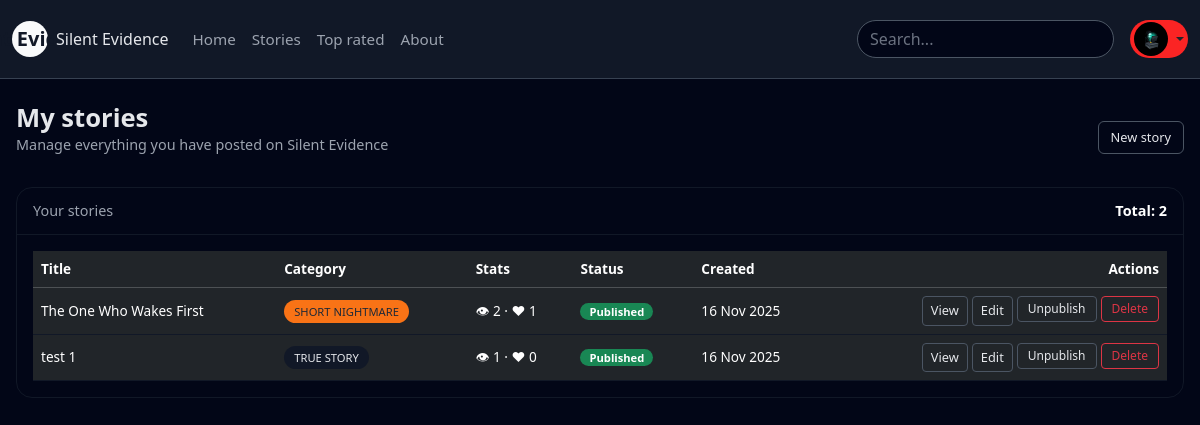
The page /my_stories.php (signed in) on the database its author committed.
### tables this page shows
CREATE TABLE `stories` (
  `id` int(10) UNSIGNED NOT NULL,
  `user_id` int(10) UNSIGNED NOT NULL,
  `title` varchar(200) NOT NULL,
  `slug` varchar(220) NOT NULL,
  `category` enum('true','paranormal','urban','short','haunted','ghosts','missing','crime','sleep','forest','night','calls','creatures','abandoned','psychological') NOT NULL DEFAULT 'true',
  `content` longtext NOT NULL,
  `image_path` varchar(255) DEFAULT NULL,
  `is_published` tinyint(1) NOT NULL DEFAULT 1,
  `is_featured` tinyint(1) NOT NULL DEFAULT 0,
  `views` int(10) UNSIGNED NOT NULL DEFAULT 0,
  `likes` int(10) UNSIGNED NOT NULL DEFAULT 0,
  `created_at` datetime NOT NULL DEFAULT current_timestamp(),
  `updated_at` datetime NOT NULL DEFAULT current_timestamp() ON UPDATE current_timestamp()
);

### my_stories.php (the view, shortened to what this page needs)
<?php session_start();
require 'include/db.php';
$userId = (int) $_SESSION['user_id'];
$stmt = $pdo->prepare('SELECT id, title, category, is_published, is_featured, views, likes, created_at FROM stories WHERE user_id = :uid ORDER BY created_at DESC');
$stmt->execute([':uid' => $userId]);
$stories = $stmt->fetchAll(); ?>
<!doctype html>
<html lang="en">
<head>
    <link href="https://cdn.jsdelivr.net/npm/bootstrap@5.3.3/dist/css/bootstrap.min.css" rel="stylesheet">
</head>
<body>
    <?php include 'include/header.php'; ?>
    <div class="page-wrapper">
        <div class="page-header">
            <div>
                <h1 class="page-title">My stories</h1>
                <p class="page-subtitle">Manage everything you have posted on Silent Evidence</p>
            </div>
            <a href="submit_story.php" class="btn btn-outline-silent">
                New story
            </a>
        </div>
        <div class="card card-dark">
            <div class="card-dark-header d-flex justify-content-between align-items-center">
                <span>Your stories</span>
                <span class="text-white fw-bold">
                    Total: <?php echo count($stories); ?>
                </span>
            </div>
            <div class="card-dark-body">
                <?php if (!$stories): ?>
                    <div class="empty-state">
                        <h2>No stories yet</h2>
                        <p>Start with your first creepy experience or nightmare and share it with the community.</p>
                        <a href="submit_story.php" class="btn btn-outline-silent mt-2">
                            Write a story
                        </a>
                    </div>
                <?php else: ?>
                    <div class="table-responsive">
                        <table class="table table-dark table-hover align-middle table-dark-custom mb-0">
                            <thead>
                                <tr>
                                    <th>Title</th>
                                    <th>Category</th>
                                    <th>Stats</th>
                                    <th>Status</th>
                                    <th>Created</th>
                                    <th class="text-end">Actions</th>
                                </tr>
                            </thead>
                            <tbody>
                                <?php foreach ($stories as $s): ?>
                                    <tr>
                                        <td><?php echo htmlspecialchars($s['title']); ?></td>
                                        <td>
                                            <?php
                                            $cat = $s['category'];
                                            $cls = 'badge-cat';
                                            $label = 'Other';
                                            if ($cat === 'true') {
                                                $cls .= ' badge-cat-true';
                                                $label = 'True story';
                                            } elseif ($cat === 'paranormal') {
                                                $cls .= ' badge-cat-paranormal';
                                                $label = 'Paranormal';
                                            } elseif ($cat === 'urban') {
                                                $cls .= ' badge-cat-urban';
                                                $label = 'Urban legend';
                                            } elseif ($cat === 'short') {
                                                $cls .= ' badge-cat-short';
                                                $label = 'Short nightmare';
                                            }
                                            ?>
                                            <span class="<?php echo $cls; ?>">
                                                <?php echo htmlspecialchars($label); ?>
                                            </span>
                                        </td>
                                        <td>
                                            <span class="text-white">
                                                👁 <?php echo (int)$s['views']; ?>
                                                · ❤ <?php echo (int)$s['likes']; ?>
                                            </span>
                                        </td>
                                        <td>
                                            <?php if ($s['is_published']): ?>
                                                <span class="badge bg-success badge-status">Published</span>
                                            <?php else: ?>
                                                <span class="badge bg-secondary badge-status">Draft</span>
                                            <?php endif; ?>
                                        </td>
                                        <td><?php echo date('d M Y', strtotime($s['created_at'])); ?></td>
                                        <td class="text-end">
                                            <div class="d-inline-flex flex-wrap gap-1 justify-content-end">
                                                <a
                                                    href="story.php?id=<?php echo (int)$s['id']; ?>"
                                                    class="btn btn-outline-silent btn-sm"
                                                    target="_blank">
                                                    View
                                                </a>
                                                <a
                                                    href="edit_story.php?id=<?php echo (int)$s['id']; ?>"
                                                    class="btn btn-outline-silent btn-sm">
                                                    Edit
                                                </a>
                                                <form method="post" class="d-inline action-form">
                                                    <button type="submit" class="btn btn-outline-silent btn-sm">
                                                        <?php echo $s['is_published'] ? 'Unpublish' : 'Publish'; ?>
                                                    </button>
                                                </form>
                                                <form
                                                    method="post"
                                                    class="d-inline action-form"
                                                    onsubmit="return confirm('Delete this story?');">
                                                    <button type="submit" class="btn btn-outline-danger btn-sm">
                                                        Delete
                                                    </button>
                                                </form>
                                            </div>
                                        </td>
                                    </tr>
                                <?php endforeach; ?>
                            </tbody>
                        </table>
                    </div>
                <?php endif; ?>
            </div>
        </div>
    </div>
</body>
</html>

### my_stories.php (style rules this page uses)
body { background-color: #020617; color: #e5e7eb; font-family: system-ui, -apple-system, BlinkMacSystemFont, "Segoe UI", sans-serif; }
.page-wrapper { max-width: 2000px; margin: 0 auto; padding: 24px 16px 40px; }
.page-header { display: flex; justify-content: space-between; align-items: center; gap: 12px; margin-bottom: 16px; }
.page-title { font-size: 1.6rem; font-weight: 600; margin: 0; }
.page-subtitle { font-size: 0.9rem; color: #9ca3af; }
.card-dark { background-color: #020617; border-radius: 16px; border: 1px solid #111827; }
.card-dark-header { border-bottom: 1px solid #111827; padding: 12px 16px; font-size: 0.9rem; color: #9ca3af; }
.card-dark-body { padding: 16px; }
.table-dark-custom { font-size: 0.85rem; }
.table-dark-custom thead { color: #9ca3af; }
.table-dark-custom tbody td { border-color: #111827; }
.badge-cat { border-radius: 999px; font-size: 0.7rem; padding: 4px 10px; text-transform: uppercase; }
.badge-cat-true { background-color: #111827; color: #e5e7eb; }
.badge-cat-short { background-color: #f97316; color: #1f2937; }
.badge-status { border-radius: 999px; font-size: 0.7rem; padding: 3px 9px; }
.btn-outline-silent { border-color: #4b5563; color: #e5e7eb; font-size: 0.8rem; }
.action-form button { font-size: 0.75rem; padding: 3px 10px; }

### rows shown on the page
stories: title "The One Who Wakes First", category "SHORT NIGHTMARE", views "2", likes "1", is_published "Published", created_at "16 Nov 2025"
stories: title "test 1", category "TRUE STORY", views "1", likes "0", is_published "Published", created_at "16 Nov 2025"

### other values the page prints
count($stories) "2"
